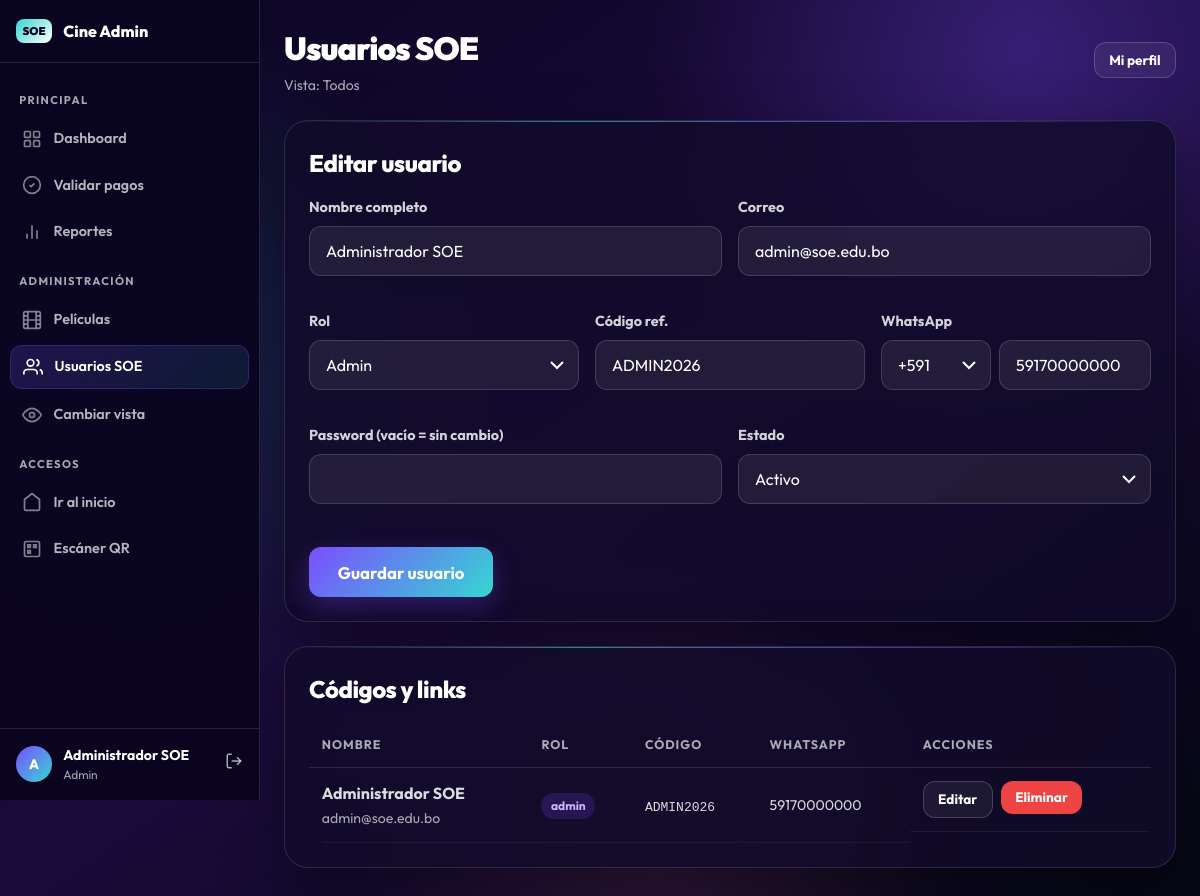
Page /admin/usuarios.php?editar=1 (signed in) on the committed database.
### tables this page shows
CREATE TABLE usuarios (
  id INT UNSIGNED AUTO_INCREMENT PRIMARY KEY,
  nombre_completo VARCHAR(150) NOT NULL,
  correo VARCHAR(150) NOT NULL UNIQUE,
  password_hash VARCHAR(255) NOT NULL,
  rol ENUM('admin','vendedor','validador') NOT NULL DEFAULT 'vendedor',
  codigo_referencia CHAR(12) NOT NULL UNIQUE,
  whatsapp VARCHAR(20) NULL,
  qr_pago_imagen VARCHAR(255) NULL,
  estado ENUM('activo','inactivo','eliminado') NOT NULL DEFAULT 'activo',
  fecha_creacion DATETIME NOT NULL DEFAULT CURRENT_TIMESTAMP,
  fecha_actualizacion DATETIME NOT NULL DEFAULT CURRENT_TIMESTAMP ON UPDATE CURRENT_TIMESTAMP,
  creado_por INT UNSIGNED NULL,
  INDEX idx_rol (rol),
  INDEX idx_estado (estado),
  INDEX idx_codigo (codigo_referencia)
);

### config/config.php (called while the page is built, shortened)
<?php
function e(?string $value): string
{
    return htmlspecialchars((string) $value, ENT_QUOTES, 'UTF-8');
}
function asset(string $path): string
{
    $cleanPath = ltrim($path, '/');
    $url = BASE_URL . '/' . $cleanPath;
    $filePath = ROOT_PATH . '/' . str_replace('/', DIRECTORY_SEPARATOR, $cleanPath);
    if (is_file($filePath)) {
        $separator = str_contains($url, '?') ? '&' : '?';
        $url .= $separator . 'v=' . filemtime($filePath);
    }
    return $url;
}

### classes/Auth.php (called while the page is built, shortened)
<?php
class Auth
{
    public static function user(): ?array
    {
        return $_SESSION['usuario'] ?? null;
    }
}

### admin/usuarios.php (the view, shortened to what this page needs)
<?php
require __DIR__ . '/_bootstrap.php';
$pdo = Database::getConnection();
$phoneCountries = ['591'=>'Bolivia +591','54'=>'Argentina +54','55'=>'Brasil +55','56'=>'Chile +56','57'=>'Colombia +57','593'=>'Ecuador +593','595'=>'Paraguay +595','51'=>'Peru +51','598'=>'Uruguay +598','58'=>'Venezuela +58','52'=>'Mexico +52','1'=>'EE.UU./Canada +1','34'=>'España +34'];
function separar_telefono(?string $telefono, array $paises): array {
    $digits = preg_replace('/\D+/', '', (string) $telefono);
    $codes = array_keys($paises); usort($codes, fn($a,$b)=>strlen($b)<=>strlen($a));
    return ['591', $digits];
}
$editarId = filter_input(INPUT_GET,'editar',FILTER_VALIDATE_INT); $editar=null;
if ($editarId){$stmt=$pdo->prepare("SELECT * FROM usuarios WHERE id=? AND estado!='eliminado'");$stmt->execute([$editarId]);$editar=$stmt->fetch();}
[$waPaisActual,$waLocalActual]=separar_telefono($editar['whatsapp']??'',$phoneCountries);
$usuarios=$pdo->query("SELECT * FROM usuarios WHERE estado!='eliminado' ORDER BY rol,nombre_completo")->fetchAll();
admin_header('Usuarios SOE');
?>
<div class="glass admin-panel">
    <h2><?= $editar?'Editar usuario':'Crear usuario' ?></h2>
    <form method="post">
        <div class="form-row form-row-2 mb-2">
            <div class="form-group"><label class="form-label">Nombre completo</label><input class="form-input" name="nombre_completo" required minlength="3" value="<?= e($editar['nombre_completo']??'') ?>"></div>
            <div class="form-group"><label class="form-label">Correo</label><input class="form-input" type="email" name="correo" required value="<?= e($editar['correo']??'') ?>"></div>
        </div>
        <div class="form-row form-row-3 mb-2">
            <div class="form-group"><label class="form-label">Rol</label><select class="form-input form-select" name="rol"><option value="admin" <?=($editar['rol']??'')==='admin'?'selected':''?>>Admin</option></select></div>
            <div class="form-group"><label class="form-label">Código ref.</label><input class="form-input" name="codigo_referencia" value="<?= e($editar['codigo_referencia']??'') ?>" placeholder="Auto" <?= $editar?'':'readonly' ?>></div>
            <div class="form-group"><label class="form-label">WhatsApp</label>
                <div class="phone-field">
                    <select class="form-input form-select" name="whatsapp_pais" data-country-select>
                        <?php foreach ($phoneCountries as $code=>$label): ?><option value="<?= e($code) ?>" data-short="+<?= e($code) ?>" data-label="<?= e($label) ?>" <?= $code===$waPaisActual?'selected':'' ?>>+<?= e($code) ?></option><?php endforeach; ?>
                    </select>
                    <input class="form-input" type="tel" name="whatsapp" value="<?= e($waLocalActual) ?>" placeholder="70000000" maxlength="15" data-phone-local="true">
                </div>
            </div>
        </div>
        <div class="form-row form-row-2 mb-3">
            <div class="form-group"><label class="form-label">Password <?= $editar?'(vacío = sin cambio)':'' ?></label><input class="form-input" type="password" name="password" minlength="6" <?= $editar?'':'required' ?>></div>
            <div class="form-group"><label class="form-label">Estado</label><select class="form-input form-select" name="estado"><option value="activo">Activo</option></select></div>
        </div>
        <button class="btn btn-primary btn-lg">Guardar usuario</button>
    </form>
</div>
<div class="glass admin-panel">
    <h2>Códigos y links</h2>
    <div class="table-wrap">
        <table class="table"><thead><tr><th>Nombre</th><th>Rol</th><th>Código</th><th>WhatsApp</th><th>Acciones</th></tr></thead><tbody>
        <?php foreach ($usuarios as $u): ?>
            <tr>
                <td><strong><?= e($u['nombre_completo']) ?></strong><br><span class="text-muted text-sm"><?= e($u['correo']) ?></span></td>
                <td><span class="badge badge-<?= $u['rol']==='admin'?'purple':($u['rol']==='vendedor'?'info':'warning') ?>"><?= e($u['rol']) ?></span></td>
                <td><code><?= e($u['codigo_referencia']) ?></code></td>
                <td class="text-sm"><?= e($u['whatsapp']??'') ?></td>
                <td class="flex gap-1">
                    <a class="btn btn-ghost btn-sm" href="usuarios.php?editar=<?= (int)$u['id'] ?>">Editar</a>
                    <form method="post" style="display:inline"><button class="btn btn-danger btn-sm" name="accion" value="eliminar">Eliminar</button></form>
                </td>
            </tr>
        <?php endforeach; ?>
        </tbody></table>
    </div>
</div>
<?php admin_footer(); ?>

### admin/_bootstrap.php (shortened to what this page needs)
<?php
require __DIR__ . '/../config/config.php';
require __DIR__ . '/../classes/Auth.php';
function admin_is_admin(): bool { return Auth::user()['rol'] === 'admin'; }
function admin_is_vendor(): bool { return Auth::user()['rol'] === 'vendedor'; }
function admin_view_vendor_label(): string {
    return 'Todos';
}
function admin_nav_active(string $page): string {
    return basename((string) ($_SERVER['SCRIPT_NAME'] ?? '')) === $page ? 'active' : '';
}
function admin_header(string $title): void {
    $user = Auth::user();
    $initial = strtoupper(substr($user['nombre'] ?? 'U', 0, 1));
    ?>
    <!doctype html>
    <html lang="es">
    <head>
        <link href="<?= e(asset('assets/css/bootstrap.min.css')) ?>" rel="stylesheet">
        <link href="<?= e(asset('assets/css/style.css')) ?>" rel="stylesheet">
    </head>
    <body class="site-bg">
    <div class="admin-layout">
        <aside class="sidebar">
            <div class="sidebar-header">
                <span class="brand-icon">SOE</span>
                <span>Cine Admin</span>
            </div>
            <nav class="sidebar-nav">
                <div class="sidebar-section">Principal</div>
                <a class="sidebar-link <?= admin_nav_active('index.php') ?>" href="index.php">
                    <svg viewBox="0 0 24 24" fill="none" stroke="currentColor" stroke-width="2"><rect x="3" y="3" width="7" height="7" rx="1"/><rect x="14" y="3" width="7" height="7" rx="1"/><rect x="3" y="14" width="7" height="7" rx="1"/><rect x="14" y="14" width="7" height="7" rx="1"/></svg>
                    <span class="sidebar-label">Dashboard</span>
                </a>
                <a class="sidebar-link <?= admin_nav_active('validar.php') ?>" href="validar.php">
                    <svg viewBox="0 0 24 24" fill="none" stroke="currentColor" stroke-width="2"><path d="M9 12l2 2 4-4"/><circle cx="12" cy="12" r="10"/></svg>
                    <span class="sidebar-label">Validar pagos</span>
                </a>
                <a class="sidebar-link <?= admin_nav_active('reportes.php') ?>" href="reportes.php">
                    <svg viewBox="0 0 24 24" fill="none" stroke="currentColor" stroke-width="2"><path d="M18 20V10M12 20V4M6 20v-6"/></svg>
                    <span class="sidebar-label">Reportes</span>
                </a>
                <?php if (admin_is_admin()): ?>
                <div class="sidebar-section">Administración</div>
                <a class="sidebar-link <?= admin_nav_active('peliculas.php') ?>" href="peliculas.php">
                    <svg viewBox="0 0 24 24" fill="none" stroke="currentColor" stroke-width="2"><rect x="2" y="2" width="20" height="20" rx="2"/><path d="M7 2v20M17 2v20M2 12h20M2 7h5M2 17h5M17 17h5M17 7h5"/></svg>
                    <span class="sidebar-label">Películas</span>
                </a>
                <a class="sidebar-link <?= admin_nav_active('usuarios.php') ?>" href="usuarios.php">
                    <svg viewBox="0 0 24 24" fill="none" stroke="currentColor" stroke-width="2"><path d="M17 21v-2a4 4 0 0 0-4-4H5a4 4 0 0 0-4 4v2"/><circle cx="9" cy="7" r="4"/><path d="M23 21v-2a4 4 0 0 0-3-3.87"/><path d="M16 3.13a4 4 0 0 1 0 7.75"/></svg>
                    <span class="sidebar-label">Usuarios SOE</span>
                </a>
                <a class="sidebar-link <?= admin_nav_active('modo.php') ?>" href="modo.php">
                    <svg viewBox="0 0 24 24" fill="none" stroke="currentColor" stroke-width="2"><path d="M1 12s4-8 11-8 11 8 11 8-4 8-11 8-11-8-11-8z"/><circle cx="12" cy="12" r="3"/></svg>
                    <span class="sidebar-label">Cambiar vista</span>
                </a>
                <?php endif; ?>
                <div class="sidebar-section">Accesos</div>
                <a class="sidebar-link" href="../index.php">
                    <svg viewBox="0 0 24 24" fill="none" stroke="currentColor" stroke-width="2"><path d="M3 9l9-7 9 7v11a2 2 0 0 1-2 2H5a2 2 0 0 1-2-2z"/></svg>
                    <span class="sidebar-label">Ir al inicio</span>
                </a>
                <a class="sidebar-link" href="../validador/escaner.php">
                    <svg viewBox="0 0 24 24" fill="none" stroke="currentColor" stroke-width="2"><rect x="3" y="3" width="18" height="18" rx="2"/><path d="M7 7h3v3H7zM14 7h3v3h-3zM7 14h3v3H7z"/></svg>
                    <span class="sidebar-label">Escáner QR</span>
                </a>
            </nav>
            <div class="sidebar-user">
                <div class="sidebar-user-avatar"><?= e($initial) ?></div>
                <div class="sidebar-user-info">
                    <div class="sidebar-user-name"><?= e($user['nombre'] ?? 'Usuario') ?></div>
                    <div class="sidebar-user-role"><?= e(ucfirst($user['rol'] ?? '')) ?></div>
                </div>
                <a href="../login.php?salir=1" title="Salir" style="margin-left:auto;color:var(--muted)">
                    <svg width="18" height="18" viewBox="0 0 24 24" fill="none" stroke="currentColor" stroke-width="2"><path d="M9 21H5a2 2 0 0 1-2-2V5a2 2 0 0 1 2-2h4"/><polyline points="16 17 21 12 16 7"/><line x1="21" y1="12" x2="9" y2="12"/></svg>
                </a>
            </div>
        </aside>
        <div class="main-area">
            <header class="admin-header">
                <div>
                    <h1><?= e($title) ?></h1>
                    <span class="text-muted text-sm">Vista: <?= e(admin_view_vendor_label()) ?></span>
                </div>
                <div class="flex gap-1">
                    <a class="btn btn-ghost btn-sm" href="perfil.php">Mi perfil</a>
                </div>
            </header>
    <?php
}
function admin_footer(): void {
    echo '</div></div>';
    echo '</body></html>';
}

### assets/css/base.css (style rules this page uses)
:root { --bg:#0a0520;--bg2:#1a0b3b;--surface:rgba(18,12,42,.82);--surface-soft:rgba(255,255,255,.07); --line:rgba(255,255,255,.12);--text:#fff;--muted:rgba(255,255,255,.65); --purple:#7c4dff;--cyan:#35d7d2;--pink:#ff6aa2;--blue:#5b8df7; --danger:#ef4444;--warning:#f59e0b;--success:#10b981; --r-xl:24px;--r-lg:18px;--r-md:12px; --shadow:0 20px 60px rgba(0,0,0,.35);--glow:0 0 0 1px rgba(255,255,255,.08),0 24px 70px rgba(53,215,210,.12); --nav-h:70px; }
* { box-sizing:border-box;margin:0;padding:0 }
html { scroll-behavior:smooth }
body { font-family:'Outfit',system-ui,sans-serif;color:var(--text);background:var(--bg);min-height:100vh;overflow-x:hidden;text-rendering:optimizeLegibility }
a { color:inherit;text-decoration:none }
.btn { display:inline-flex;align-items:center;justify-content:center;gap:.5rem;padding:.7rem 1.4rem;border:1px solid transparent;border-radius:var(--r-md);font-family:inherit;font-weight:700;font-size:.95rem;cursor:pointer;transition:all .25s ease;text-decoration:none }
.btn-primary { background:linear-gradient(135deg,var(--purple),var(--cyan));color:#fff;border:0;box-shadow:0 8px 25px rgba(124,77,255,.3) }
.btn-ghost { background:rgba(255,255,255,.06);color:#fff;border:1px solid rgba(255,255,255,.18) }
.btn-danger { background:var(--danger);color:#fff;border:0 }
.btn-sm { padding:.45rem .9rem;font-size:.85rem }
.btn-lg { padding:.85rem 1.8rem;font-size:1.05rem;min-height:50px }
.form-group { margin-bottom:1.2rem }
.form-label { display:block;margin-bottom:.45rem;color:rgba(255,255,255,.82);font-weight:700;font-size:.9rem }
.form-input,.form-select { width:100%;min-height:50px;padding:.7rem 1rem;border:1px solid rgba(255,255,255,.15);border-radius:var(--r-md);background:rgba(255,255,255,.07);color:#fff;font-family:inherit;font-size:1rem;transition:border-color .2s,box-shadow .2s }
.form-input::placeholder { color:rgba(255,255,255,.4) }
.form-select { appearance:none;background-repeat:no-repeat;background-position:right .8rem center;background-size:1rem;padding-right:2.5rem }
.form-select option { background:#1a0b3b;color:#fff }
.glass { background:var(--surface);backdrop-filter:blur(20px);border:1px solid var(--line);border-radius:var(--r-xl);box-shadow:var(--shadow);position:relative;overflow:hidden }
.glass::before { content:"";position:absolute;inset:0 0 auto;height:1px;background:linear-gradient(90deg,transparent,rgba(53,215,210,.6),rgba(124,77,255,.6),transparent);pointer-events:none }
.glass>* { position:relative;z-index:1 }
.badge { display:inline-flex;align-items:center;padding:.25rem .6rem;border-radius:999px;font-size:.75rem;font-weight:700 }
.badge-purple { background:rgba(124,77,255,.18);color:#c4b5fd }
.table-wrap { overflow-x:auto;border-radius:var(--r-lg) }
.table { width:100%;border-collapse:collapse;color:rgba(255,255,255,.85) }
.table th { padding:.8rem;text-align:left;font-size:.78rem;text-transform:uppercase;letter-spacing:.08em;color:var(--muted);border-bottom:1px solid var(--line) }
.table td { padding:.8rem;border-bottom:1px solid rgba(255,255,255,.06) }
.table tbody tr { transition:background .2s }
.flex { display:flex }
.gap-1 { gap:.5rem }
.text-muted { color:var(--muted) }
.text-sm { font-size:.88rem }
.mb-2 { margin-bottom:1rem }
.mb-3 { margin-bottom:1.5rem }

### assets/css/pages.css (style rules this page uses)
.site-bg { background:radial-gradient(circle at 85% 5%,rgba(124,77,255,.3),transparent 28%),radial-gradient(circle at 10% 40%,rgba(53,215,210,.15),transparent 30%),radial-gradient(circle at 55% 95%,rgba(255,106,162,.12),transparent 28%),linear-gradient(145deg,#0a0520 0%,#1a0b3b 50%,#050713 100%);background-attachment:fixed;min-height:100vh }

### assets/css/components.css (style rules this page uses)
.form-row { display:grid;gap:1rem }
.form-row-2 { grid-template-columns:1fr 1fr }
.form-row-3 { grid-template-columns:1fr 1fr 1fr }
.phone-field { display:grid;grid-template-columns:110px 1fr;gap:.5rem }

### rows in the picture
usuarios: nombre_completo "A", nombre_completo "Administrador SOE", rol "Admin", correo "admin@soe.edu.bo", codigo_referencia "ADMIN2026", rol "admin", whatsapp "59170000000"

### other values in the picture
$title "Usuarios SOE"
admin_view_vendor_label() "Todos"
